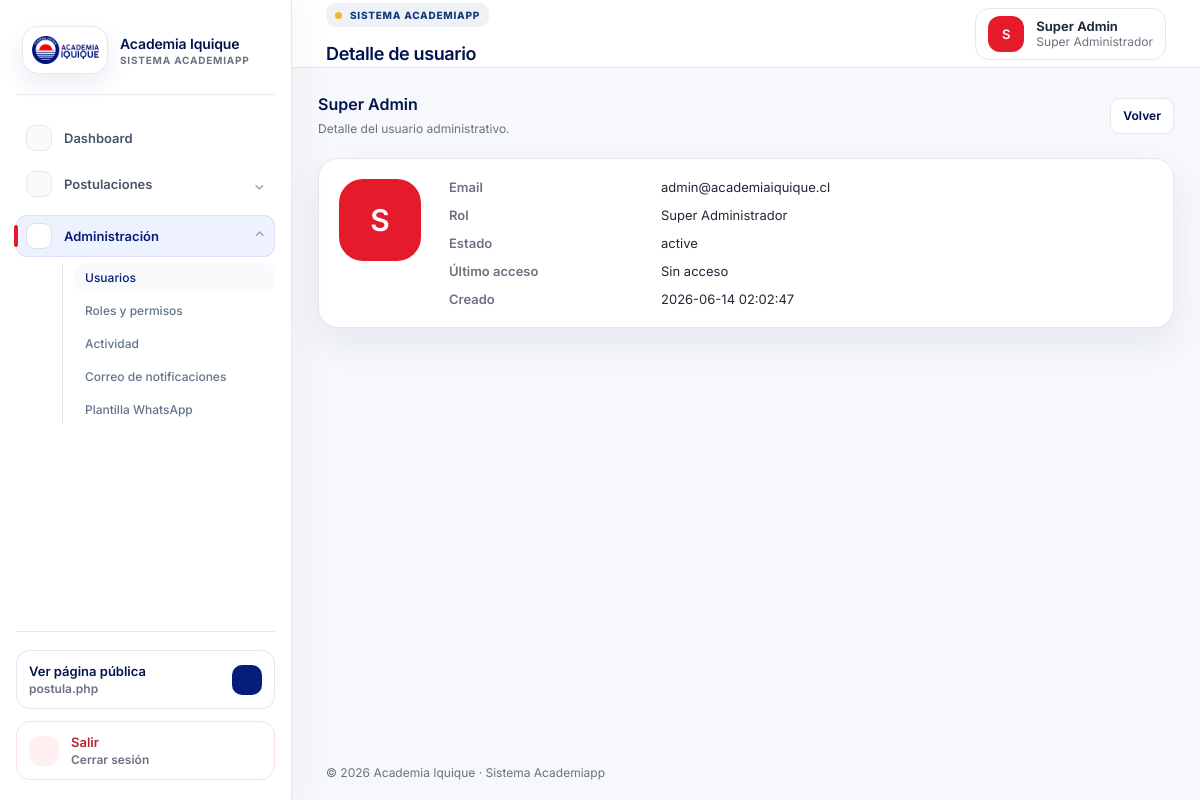
/users/show/1 (signed in), run on the app's committed database.
### tables this page shows
CREATE TABLE users (
  id BIGINT UNSIGNED AUTO_INCREMENT PRIMARY KEY,
  name VARCHAR(150) NOT NULL,
  email VARCHAR(180) NOT NULL UNIQUE,
  password VARCHAR(255) NOT NULL,
  role_id BIGINT UNSIGNED NOT NULL,
  status ENUM('active','inactive') NOT NULL DEFAULT 'active',
  last_login_at TIMESTAMP NULL,
  created_at TIMESTAMP NULL DEFAULT CURRENT_TIMESTAMP,
  updated_at TIMESTAMP NULL DEFAULT CURRENT_TIMESTAMP ON UPDATE CURRENT_TIMESTAMP,
  CONSTRAINT fk_users_role FOREIGN KEY (role_id) REFERENCES roles(id)
);

CREATE TABLE roles (
  id BIGINT UNSIGNED AUTO_INCREMENT PRIMARY KEY,
  name VARCHAR(100) NOT NULL,
  slug VARCHAR(120) NOT NULL UNIQUE,
  description TEXT NULL,
  created_at TIMESTAMP NULL DEFAULT CURRENT_TIMESTAMP,
  updated_at TIMESTAMP NULL DEFAULT CURRENT_TIMESTAMP ON UPDATE CURRENT_TIMESTAMP
);

### core/Controller.php (called while the page is built, shortened)
<?php
abstract class Controller
{
    protected function view(string $view, array $data = [], ?string $layout = 'layouts/app'): void
    {
        extract($data, EXTR_SKIP);
        $layoutFile = App::root('app/Views/' . $layout . '.php');
        require $layoutFile;
    }
}

### app/Controllers/UserController.php (called while the page is built, shortened)
<?php
final class UserController extends Controller
{
    public function show(int $id): void
    {
        $user = (new User())->findWithRole($id);
        $this->view('users/show', ['title' => 'Detalle de usuario', 'user' => $user]);
    }
}

### core/App.php (called while the page is built, shortened)
<?php
final class App
{
    private static string $root;
    private static array $config = [];
    private static string $basePath = '';
    public static function boot(string $root): void
    {
        self::$root = rtrim($root, '/');
        self::$config['app'] = require self::$root . '/config/app.php';
        date_default_timezone_set(self::$config['app']['timezone']);
        self::$basePath = self::detectBasePath();
        $router = new Router();
        $router->dispatch($_SERVER['REQUEST_METHOD'], self::requestPath());
    }
    public static function url(string $path = ''): string
    {
        $path = '/' . ltrim($path, '/');
        return (self::$basePath ?: '') . ($path === '/' ? '/' : $path);
    }
    private static function requestPath(): string
    {
        $path = parse_url($_SERVER['REQUEST_URI'] ?? '/', PHP_URL_PATH) ?: '/';
        return '/' . ltrim($path, '/');
    }
    private static function detectBasePath(): string
    {
        $script = str_replace('\\', '/', $_SERVER['SCRIPT_NAME'] ?? '');
        $base = rtrim(str_replace('\\', '/', dirname($script)), '/');
        return $base === '/' || $base === '.' ? '' : $base;
    }
}

### index.php (called while the page is built, shortened)
<?php
require_once __DIR__ . '/core/App.php';
App::boot(__DIR__);

### core/Session.php (called while the page is built, shortened)
<?php
final class Session
{
    public static function get(string $key, mixed $default = null): mixed { return $_SESSION[$key] ?? $default; }
}

### core/Auth.php (called while the page is built, shortened)
<?php
final class Auth
{
    public static function check(): bool { return (bool) Session::get('user_id'); }
    public static function user(): ?array
    {
        static $user = null;
        if ($user === null || ($user['id'] ?? null) !== Session::get('user_id')) {
            $user = (new User())->findWithRole((int) Session::get('user_id'));
        }
        return $user ?: null;
    }
    public static function can(string $permission): bool
    {
        $user = self::user();
        if (($user['role_slug'] ?? '') === 'super-administrador') { return true; }
        return (new Permission())->roleHasPermission((int) $user['role_id'], $permission);
    }
}

### core/Database.php (called while the page is built)
<?php
final class Database
{
    private static ?PDO $pdo = null;
    public static function connection(): PDO
    {
        if (self::$pdo === null) {
            $c = require App::root('config/database.php');
            $dsn = "{$c['driver']}:host={$c['host']};port={$c['port']};dbname={$c['database']};charset={$c['charset']}";
            self::$pdo = new PDO($dsn, $c['username'], $c['password'], [
                PDO::ATTR_ERRMODE => PDO::ERRMODE_EXCEPTION,
                PDO::ATTR_DEFAULT_FETCH_MODE => PDO::FETCH_ASSOC,
                PDO::ATTR_EMULATE_PREPARES => false,
            ]);
        }
        return self::$pdo;
    }
}

### core/Model.php (called while the page is built, shortened)
<?php
abstract class Model
{
    public function __construct() { $this->db = Database::connection(); }
}

### app/Models/User.php (called while the page is built, shortened)
<?php
final class User extends Model
{
    public function findWithRole(int $id): ?array
    {
        $stmt = $this->db->prepare('SELECT u.*, r.name role_name, r.slug role_slug FROM users u JOIN roles r ON r.id = u.role_id WHERE u.id = ?');
        $stmt->execute([$id]);
        return $stmt->fetch() ?: null;
    }
}

### app/Views/users/show.php (the view)
<div class="section-head"><div><h2><?= h($user['name']) ?></h2><p>Detalle del usuario administrativo.</p></div><a class="btn secondary" href="<?= App::url('/users') ?>">Volver</a></div>
<section class="panel-card detail-card"><div class="avatar big"><?= h(strtoupper(substr($user['name'],0,1))) ?></div><dl><dt>Email</dt><dd><?= h($user['email']) ?></dd><dt>Rol</dt><dd><?= h($user['role_name']) ?></dd><dt>Estado</dt><dd><?= h($user['status']) ?></dd><dt>Último acceso</dt><dd><?= h($user['last_login_at'] ?? 'Sin acceso') ?></dd><dt>Creado</dt><dd><?= h($user['created_at']) ?></dd></dl></section>

### core/Router.php (shortened to what this page needs)
<?php
final class Router
{
    private array $routes = [];
    private function add(string $method, string $uri, array|callable $action): void { $this->routes[$method][] = [$uri, $action]; }
    public function dispatch(string $method, string $uri): void
    {
        $uri = '/' . trim($uri, '/');
        foreach ($this->routes[$method] ?? [] as [$route, $action]) {
            $pattern = preg_replace('#\{[a-zA-Z_][a-zA-Z0-9_]*\}#', '([0-9]+)', $route);
            if (preg_match('#^' . $pattern . '$#', $uri, $matches)) {
                array_shift($matches);
                [$controller, $methodName] = $action;
                (new $controller())->{$methodName}(...$matches);
                return;
            }
        }
    }
}

### app/Views/layouts/navbar.php (shortened to what this page needs)
<header class="topbar">
    <div>
        <p class="eyebrow">Sistema Academiapp</p>
        <h1><?= h($title ?? 'Dashboard') ?></h1>
    </div>
    <div class="user-chip">
        <div class="avatar"><?= h(strtoupper(substr($user['name'] ?? 'AI', 0, 1))) ?></div>
        <div><strong><?= h($user['name'] ?? '') ?></strong><span><?= h($user['role_name'] ?? '') ?></span></div>
    </div>
</header>

### public/assets/css/app.css (style rules this page uses)
:root { --primary: #071D7A; --primary-dark: #04124D; --accent: #E51B2B; --white: #FFFFFF; --light: #F5F7FB; --text: #1F2937; --muted: #6B7280; --border: #E5E7EB; --shadow: 0 16px 36px rgba(15, 23, 42, .07); --radius: 20px; --surface-soft: #F8FAFC; --surface-muted: #F1F5F9; }
* { box-sizing: border-box; }
body { margin: 0; font-family: Inter, system-ui, -apple-system, BlinkMacSystemFont, "Segoe UI", sans-serif; color: var(--text); background: var(--light); }
a { color: inherit; text-decoration: none; }
.eyebrow { display: inline-flex; align-items: center; gap: 8px; width: fit-content; margin: 0 0 16px; padding: 8px 11px; border-radius: 10px; background: #edf2fb; color: #173b78; font-size: 11px; font-weight: 800; letter-spacing: .08em; text-transform: uppercase; }
.eyebrow::before { content: ""; width: 7px; height: 7px; border-radius: 50%; background: #f2b632; }
.app-shell { display: flex; min-height: 100vh; }
.app-shell { background: #f6f8fb; font-size: 13px; }
.app-shell .eyebrow { padding: 6px 9px; font-size: 10px; letter-spacing: .075em; background: #eef2f7; }
.app-shell strong { font-weight: 650; }
.topbar { height: 72px; background: rgba(255, 255, 255, .84); backdrop-filter: blur(18px); border-bottom: 1px solid var(--border); display: flex; align-items: center; gap: 18px; padding: 0 34px; position: sticky; top: 0; z-index: 10; }
.topbar h1 { font-size: 20px; font-weight: 600; margin: 0; color: var(--primary-dark); }
.user-chip { margin-left: auto; display: flex; align-items: center; gap: 12px; background: #fff; border: 1px solid var(--border); border-radius: 18px; padding: 9px 14px; }
.user-chip span { display: block; color: var(--muted); font-size: 12px; }
.avatar { width: 42px; height: 42px; border-radius: 14px; background: var(--accent); color: #fff; display: grid; place-items: center; font-weight: 600; }
.avatar.big { width: 82px; height: 82px; border-radius: 24px; font-size: 30px; }
.hero-card, .panel-card, .table-card, .filters-card, .stat-card { background: #fff; border: 1px solid var(--border); border-radius: var(--radius); box-shadow: 0 14px 34px rgba(15, 23, 42, .06); }
.panel-card { padding: 20px; }
.section-head { display: flex; align-items: center; justify-content: space-between; gap: 16px; margin-bottom: 20px; }
.section-head h2, .section-head h3 { margin: 0; color: var(--primary-dark); font-size: 17px; font-weight: 600; }
.section-head p { margin: 6px 0 0; color: var(--muted); }
.btn { border: 0; border-radius: 10px; padding: 10px 14px; font-size: 14px; font-weight: 600; cursor: pointer; }
.detail-card { display: flex; gap: 28px; align-items: flex-start; }
.detail-card dl { display: grid; grid-template-columns: 160px 1fr; gap: 12px; margin: 0; }
.detail-card dt { font-weight: 600; color: var(--muted); }
.btn.secondary { background: var(--surface-soft); color: var(--primary); border: 1px solid var(--border); }
.hero-card, .panel-card, .table-card, .filters-card, .stat-card { box-shadow: var(--shadow); }
.topbar { height: 68px; background: rgba(255, 255, 255, .94); }
.topbar h1 { font-size: 18px; letter-spacing: -.02em; }
.user-chip { border-radius: 14px; padding: 7px 12px; }
.user-chip strong { font-size: 13px; }
.avatar { width: 36px; height: 36px; border-radius: 12px; font-size: 13px; }
.section-head h2, .section-head h3 { font-size: 16px; }
.section-head p, .activity-item p, .message-cell, .form-grid label small { font-size: 12px; line-height: 1.5; }
.btn, .actions a, .actions button { min-height: 36px; display: inline-flex; align-items: center; justify-content: center; gap: 6px; border: 1px solid transparent; border-radius: 10px; padding: 8px 12px; font-size: 12px; font-weight: 650; line-height: 1.2; box-shadow: none; transition: background .18s ease, border-color .18s ease, color .18s ease, transform .18s ease; }
.btn.secondary, .actions a, .actions button { background: #fff; border-color: var(--border); color: var(--primary-dark); }

### data on the page
users: name "S", name "Super Admin", role.name "Super Administrador", email "admin@academiaiquique.cl", status "active", last_login_at "Sin acceso", created_at "2026-06-14 02:02:47"
